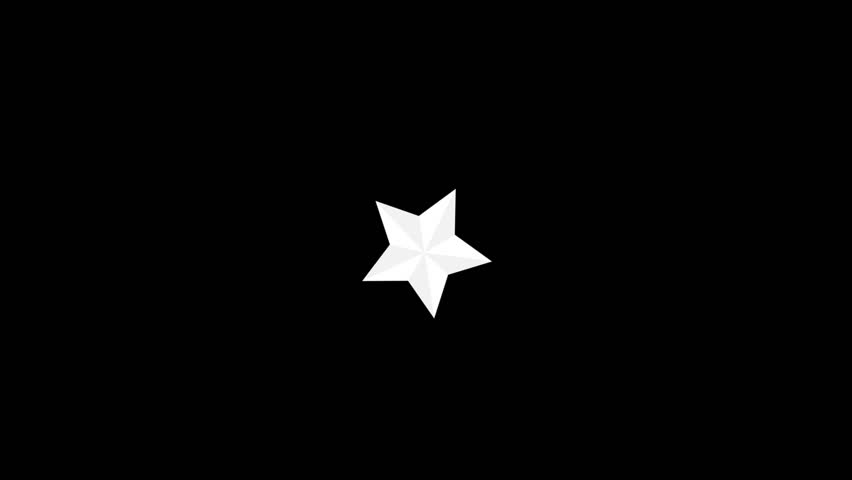
#> input picture images/star.jpg, 852 x 480 px, found by its file name
$ python contoursheirachy.py
#> lines starting #> are read from the running program, lines starting #| are printed output that depends on the picture; after the words box and inside, x2 and y2 are one past the last pixel; in counts of white or black regions, pixels touching at a corner belong together
import numpy as np
import cv2 as cv
import matplotlib.pyplot as plt

img = cv.imread(r'images\star.jpg')
#> img is the input picture: shape (480, 852, 3); min 0, max 255, mean 5.2
gray = cv.cvtColor(img, cv.COLOR_BGR2GRAY)
ret, thresh = cv.threshold(gray, 10, 255, cv.THRESH_BINARY)
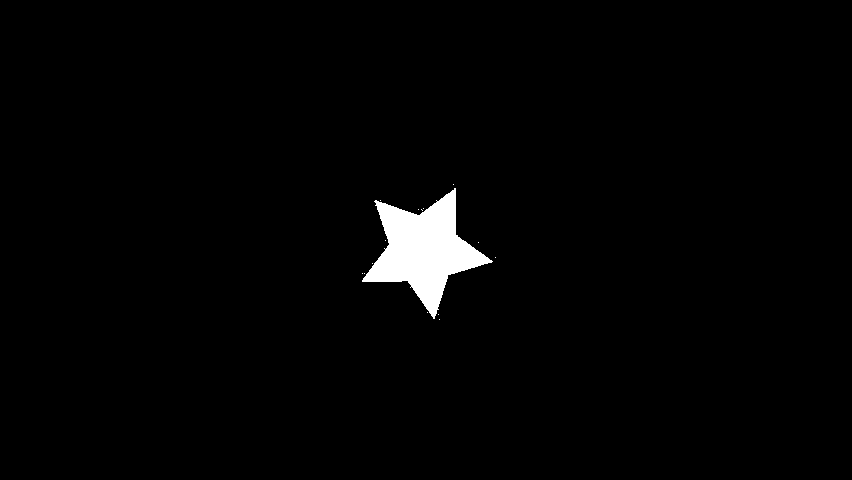
#> thresh: shape (480, 852); 1.8% white; 15 white regions (14 under 20 px)

#Types of modes to use for hierachy
# RETR_LIST, RETR_EXTERNAL, RETR_CCOMP, RETR_TREE
contours, hierarchy = cv.findContours(thresh, cv.RETR_TREE, cv.CHAIN_APPROX_SIMPLE)
#> contours = 15 contours, 14 with area under 20; largest, box (x1, y1, x2, y2) and area: (362, 188, 493, 319) 7135
cv.drawContours(img, contours, 6, (255,0,255),3)
#> img: shape (480, 852, 3); under 0.01% of pixels changed, all inside (x1, y1, x2, y2) = (493, 255, 498, 260)

print(hierarchy)
#> (printed output is left out)

plt.subplot(2,2,1),plt.imshow(img,'gray',vmin=0,vmax=255)
plt.subplot(2,2,2),plt.imshow(gray,'gray',vmin=0,vmax=255)
plt.subplot(2,2,3),plt.imshow(thresh,'gray',vmin=0,vmax=255)
plt.title('plot')
plt.xticks([]),plt.yticks([])
plt.show()
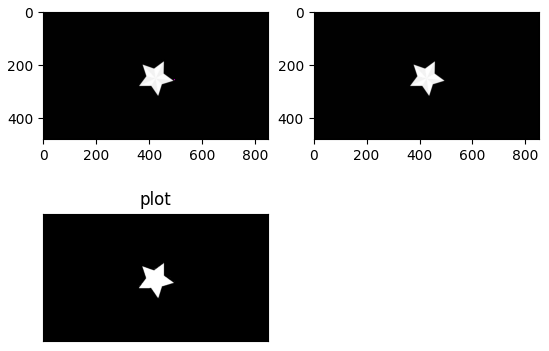
#> figure drawn by matplotlib, 3 panels
